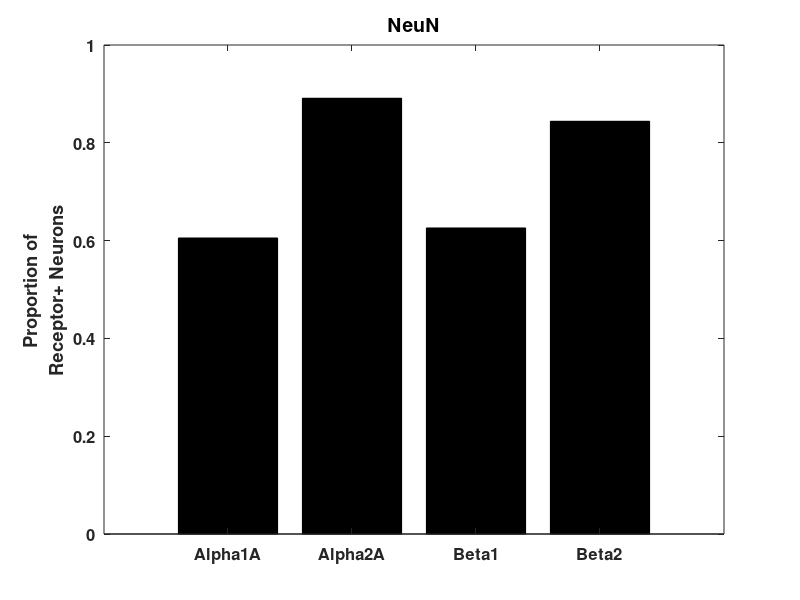
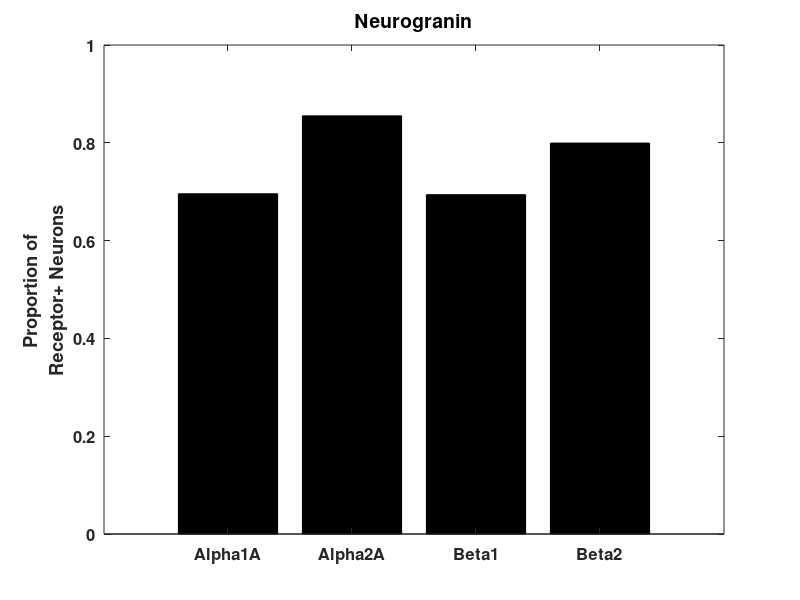
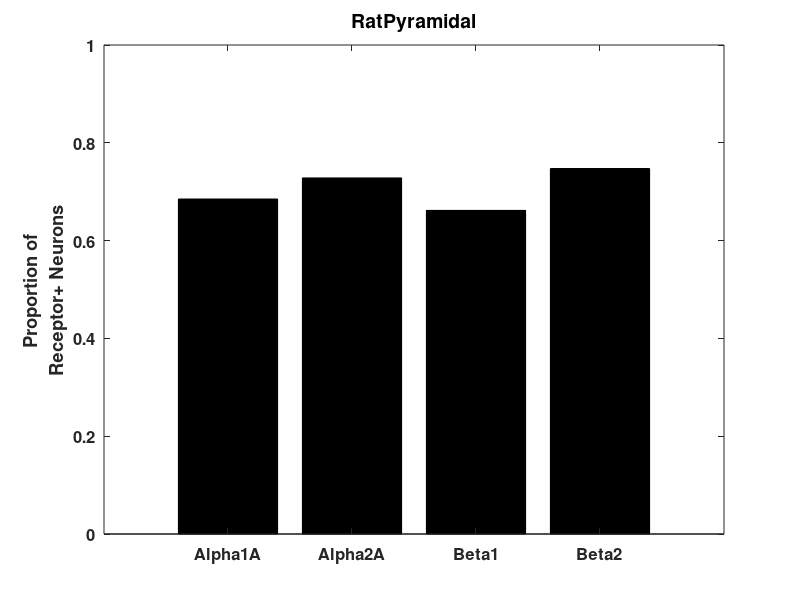
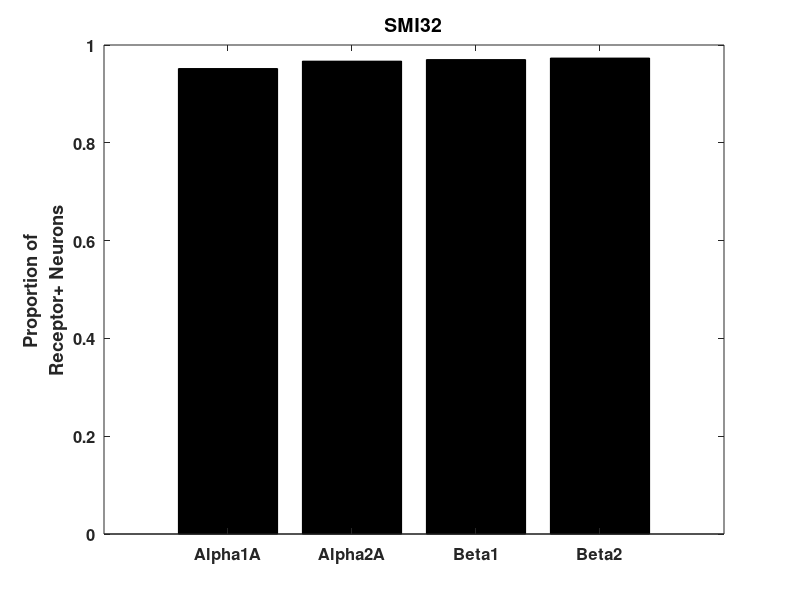

Write the MATLAB code that produced these figures, in order.

Ozzy.Alpha1a.NeuN  = [30 423 688];
Ozzy.Alpha1a.Neurogranin = [606	181	640];
Ozzy.Alpha1a.RatPyramidal = [340	276	821];
Ozzy.Alpha1a.SMI32 = [ 653	2	26];
Ozzy.Alpha1a.Parvalbumin = [ 1816	116	226];
Ozzy.Alpha1a.Calbindin = [ 435	49	117 ];
Ozzy.Alpha1a.Calretinin = [ 340	76	186 ];
Ozzy.Alpha1a.Somatostatin = [694	1	6];

Ozzy.Alpha2a.NeuN = [ 259	228	1351 ];
Ozzy.Alpha2a.Neurogranin = [489	143	750];
Ozzy.Alpha2a.RatPyramidal = [940	175	513];
Ozzy.Alpha2a.SMI32 = [851	2	35];
Ozzy.Alpha2a.Parvalbumin = [1407	34	73];
Ozzy.Alpha2a.Calbindin = [666	40	170];
Ozzy.Alpha2a.Calretinin = [1071	58	116];
Ozzy.Alpha2a.Somatostatin = [1718	13	250];
		
Ozzy.Beta1.NeuN = [481	252	747];
Ozzy.Beta1.Neurogranin = [427	313	823];
Ozzy.Beta1.RatPyramidal = [206	400	883];
Ozzy.Beta1.SMI32 = [600	0	34];
Ozzy.Beta1.Parvalbumin = [875	111	171];
Ozzy.Beta1.Calbindin = [811	130	338];
Ozzy.Beta1.Calretinin = [306	217	34];
Ozzy.Beta1.Somatostatin = [510	14	22];
		
Ozzy.Beta2.NeuN = [152	295	1506];
Ozzy.Beta2.Neurogranin = [638	161	680];
Ozzy.Beta2.RatPyramidal = [485	398	1011];
Ozzy.Beta2.SMI32 = [948	1	45];
Ozzy.Beta2.Parvalbumin = [828	128	146];
Ozzy.Beta2.Calbindin = [898	39	296];
Ozzy.Beta2.Calretinin = [1140	115	394];
Ozzy.Beta2.Somatostatin = [725	14	175];


Quito.Alpha1a.NeuN  = [	241	240	448];
Quito.Alpha1a.Neurogranin	= [	438	258	639];
Quito.Alpha1a.RatPyramidal = [];
Quito.Alpha1a.SMI32 = [661	0 138];
Quito.Alpha1a.Parvalbumin = [];
Quito.Alpha1a.Calbindin	= [	760	71	198];
Quito.Alpha1a.Calretinin = [];
Quito.Alpha1a.Somatostatin	= [	638	1	9];
			
Quito.Alpha2a.NeuN	= [349	57	271];
Quito.Alpha2a.Neurogranin	= [269	97	463];
Quito.Alpha2a.RatPyramidal	= [32	462	438];
Quito.Alpha2a.SMI32	= [1295	6	127];
Quito.Alpha2a.Parvalbumin = [];
Quito.Alpha2a.Calbindin = [];
Quito.Alpha2a.Calretinin = [];
Quito.Alpha2a.Somatostatin	= [370	157	377];
			
Quito.Beta1.NeuN	= [342	365	678];
Quito.Beta1.Neurogranin	= [481	102	255];
Quito.Beta1.RatPyramidal	= [67	430	738];
Quito.Beta1.SMI32	= [350	1	83];
Quito.Beta1.Parvalbumin	= [538	165	199];
Quito.Beta1.Calbindin = [];
Quito.Beta1.Calretinin = [];
Quito.Beta1.Somatostatin = [];

Quito.Beta2.NeuN	= [325	223	905];
Quito.Beta2.Neurogranin	= [203	159	561];
Quito.Beta2.RatPyramidal	= [47	249	592];
Quito.Beta2.SMI32	= [550	2	138];
Quito.Beta2.Parvalbumin	= [776	148	248];
Quito.Beta2.Calbindin = [];
Quito.Beta2.Calretinin = [];
Quito.Beta2.Somatostatin = [];

Prince.Alpha1a.NeuN =[	36	559	671];
Prince.Alpha1a.Neurogranin =[	149	197	290];
Prince.Alpha1a.RatPyramidal =[	161	342	562];
Prince.Alpha1a.SMI32	 =[241	14	178];
Prince.Alpha1a.Parvalbumin =[	461	30	33];
Prince.Alpha1a.Calbindin	 =[275	31	99];
Prince.Alpha1a.Calretinin = [];
Prince.Alpha1a.Somatostatin	 =[414	1	1];
		
Prince.Alpha2a.NeuN =[	136	5	579];
Prince.Alpha2a.Neurogranin =[	307	33	293];
Prince.Alpha2a.RatPyramidal =[	169	27	537];
Prince.Alpha2a.SMI32	 =[530	0	23];
Prince.Alpha2a.Parvalbumin =[	564	16	41];
Prince.Alpha2a.Calbindin	 =[411	15	72];
Prince.Alpha2a.Calretinin	 =[503	39	98];
Prince.Alpha2a.Somatostatin =[	574	0	4];
				
Prince.Beta1.NeuN	 =[33	474	437];
Prince.Beta1.Neurogranin =[	68	76	137];
Prince.Beta1.RatPyramidal =[	131	158	314];
Prince.Beta1.SMI32	 =[544	11	131];
Prince.Beta1.Parvalbumin =[	708	55	47];
Prince.Beta1.Calbindin	 =[514	69	143];
Prince.Beta1.Calretinin	 =[377	97	27];
Prince.Beta1.Somatostatin = [];
			
Prince.Beta2.NeuN	 =[16	59	495];
Prince.Beta2.Neurogranin =[	194	83	355];
Prince.Beta2.RatPyramidal =[	45	119	545];
Prince.Beta2.SMI32	 =[442	5	108];
Prince.Beta2.Parvalbumin =[	452	13	41];
Prince.Beta2.Calbindin	 =[353	21	89];
Prince.Beta2.Calretinin	 =[204	26	51];
Prince.Beta2.Somatostatin	 =[472	0	3];

s.Ozzy = Ozzy;
s.Quito = Quito;
s.Prince = Prince;

Animals = {'Ozzy', 'Quito', 'Prince'};
Receptors = {'Alpha1a', 'Alpha2a', 'Beta1', 'Beta2'};
NeuronTypes = {'NeuN', 'Neurogranin', 'RatPyramidal', 'SMI32', 'Parvalbumin', 'Calbindin', 'Calretinin', 'Somatostatin'};

neuron_data = struct;
for k = 1:length( NeuronTypes )
    
    receptor_avg = [];
    for j = 1:length( Receptors )
        
        data = [];
        for i = 1:length( Animals )
            data = vertcat( data, s.(Animals{i}).(Receptors{j}).(NeuronTypes{k}) );
        end
        
        data_ratios = data(:,3) ./ (data(:,2)+ data(:,3));
        receptor_avg = horzcat( receptor_avg, mean(data_ratios) );
        
    end
    
    neuron_data(k).neurontype = NeuronTypes(k);
    neuron_data(k).vals = receptor_avg;
    
end


% Plots
for i = 1:length(neuron_data)
    
   figure();
   set(gcf, 'Position', [100 800 300 250]);
   bar( neuron_data(i).vals, 'k' )
   
   ylim( [0 1] );
   yticks( [0 0.2 0.4 0.6 0.8 1] );
   ylabel( {'Proportion of'; 'Receptor+ Neurons'} );
   
   xticklabels( {'Alpha1A', 'Alpha2A', 'Beta1', 'Beta2'} );
   set(gca,'FontSize', 12, 'FontWeight', 'Bold', 'xticklabelrotation', 45 );
   
   title( neuron_data(i).neurontype{1}, 'FontSize', 14, 'FontWeight', 'Bold');
   saveas( gcf, neuron_data(i).neurontype{1}, 'png' );
end
